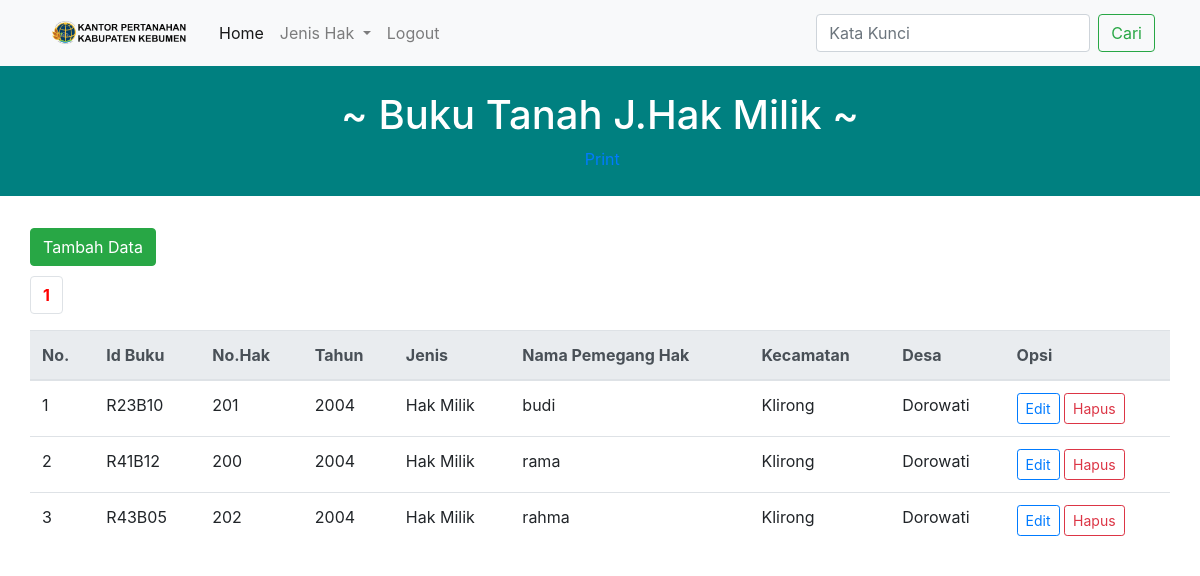
The app's page /detailHM.php with its own data.
### tables this page shows
CREATE TABLE `dhakmilik` (
  `id` varchar(100) NOT NULL,
  `no_hak` int(20) NOT NULL,
  `thn` varchar(20) NOT NULL,
  `jns` varchar(20) NOT NULL,
  `npk` varchar(20) NOT NULL,
  `kec` varchar(20) NOT NULL,
  `kel` varchar(20) NOT NULL
);

### detailHM.php (the view, shortened to what this page needs)
<!DOCTYPE html>
<html lang="en">
<head>
    <link rel="stylesheet" href="https://maxcdn.bootstrapcdn.com/bootstrap/4.0.0-beta/css/bootstrap.min.css"
>
    <link rel="stylesheet" href="style2.css">
</head>
<body>
    <nav class="navbar navbar-expand-lg navbar-light bg-light">
        <div class="container">
        <a class="navbar-brand" href="halaman_admin2.php"><img src="/BT/image/logo.png" width="150" height="40" class="d-inline-block align-top rounded-circle"
            alt=""></a>
<?php
require "koneksi.php";
$jmlDataPerHal = 3;
if (isset($_POST['cari'])){
	$cari=$_POST['cari'];
	$sql="select * from dhakmilik where no_hak like'%$cari%' or
						  kel like '%$cari%' or
						  kec like '%$cari%'";
}else{
	$sql="select * from dhakmilik";
}
$qry = mysqli_query($koneksi,$sql) or die(mysqli_error($koneksi));
$jmlData = mysqli_num_rows($qry);
$jmlHal = ceil($jmlData / $jmlDataPerHal);
if (isset($_GET['hal'])){
	$halAktif=$_GET['hal'];
}else{
	$halAktif=1;
}
$awalData=($jmlDataPerHal * $halAktif)-$jmlDataPerHal;
$kosong=false;
if (isset($_POST['cari'])){
	$cari=$_POST['cari'];
	$sql="select * from dhakmilik where no_hak like'%$cari%' or
						  kel like '%$cari%' or
						  kec like '%$cari%'
						  limit $awalData,$jmlDataPerHal";
}else{
	$sql="select * from dhakmilik limit $awalData,$jmlDataPerHal";
}
$hasil=mysqli_query($koneksi,$sql) or die(mysqli_error($koneksi));
?>
        <div class="collapse navbar-collapse" id="navbarSupportedContent">
            <ul class="navbar-nav mr-auto">
                <li class="nav-item active">
                    <a class="nav-link" href="halaman_admin.php">Home <span class="sr-only">(current)</span></a>
                </li>
                <ul class="navbar-nav">
                <li class="nav-item dropdown">
                <a class="nav-link dropdown-toggle" href="#" id="navbarDarkDropdownMenuLink" role="button" data-bs-toggle="dropdown" aria-expanded="false">
                    Jenis Hak
                </a>
                </li>
            </ul>
                <li class="nav-item">
                    <a class="nav-link" href="logout.php">Logout</a>
                </li>
            </ul>
            <form action="" method="post" class="form-inline my-2 my-lg-0">
                <input class="form-control mr-sm-2" name="cari" type="text" placeholder="Kata Kunci" aria-label="Search" autofocus autocomplete="off">
                <button class="btn btn-outline-success my-2 my-sm-0" type="submit">Cari</button>
            </form>
        </div>
        </div>
    </nav>
<div class="jumbotron jumbotron-fluid bg-petanikode1 text-white">
            <div class="container">
                <div class="row">
                    <div class="col">
					<center>
							<h1 class="an">~ Buku Tanah J.Hak Milik ~</h1>
						</center>
	<div class="text-center"><a href="prnPdf.php"><span class="fas fa-print">&nbsp;Print</span></a></div>
    </div>
    </div>
</div>
</div>
<div class="utama">
    <span class="float-left">
		<a class="btn btn-success" href="tambahDHM.php">Tambah Data</a>
	</span>
	<br><br>
	<ul class="pagination">
		<?php
		for($i=1;$i<=$jmlHal;$i++){
			if ($i==$halAktif){
				echo "<li class='page-item'><a class='page-link' href=?hal=$i style='font-weight:bold;color:red;'>$i</a></li>";
			}else{
				echo "<li class='page-item'><a class='page-link' href=?hal=$i>$i</a></li>";
			}
		}
		?>
	</ul>
	<table class="table table-hover">
	<thead class="thead-light">
	<tr>
		<th>No.</th>
		<th>Id Buku</th>
        <th>No.Hak</th>
		<th>Tahun</th>
		<th>Jenis</th>
		<th>Nama Pemegang Hak</th>
		<th>Kecamatan</th>
		<th>Desa</th>
		<th>Opsi</th>
	</tr>
	</thead>
	<tbody>
	<?php
	if ($kosong){
		?>
		<tr><th colspan="6">
			<div class="alert alert-info alert-dismissible fade show text-center">
			Data tidak ada
			</div>
		</th></tr>
		<?php
	}else{
		if($awalData==0){
			$no=$awalData+1;
		}else{
			$no=$awalData;
		}
		while($row=mysqli_fetch_assoc($hasil)){
			?>
			<tr>
				<td><?php echo $no?></td>
				<td><?php echo $row["id"]?></td>
				<td><?php echo $row["no_hak"]?></td>
				<td><?php echo $row["thn"]?></td>
				<td><?php echo $row["jns"]?></td>
                <td><?php echo $row["npk"]?></td>
                <td><?php echo $row["kec"]?></td>
                <td><?php echo $row["kel"]?></td>
				<td>
				<a class="btn btn-outline-primary btn-sm" href="editDHM.php?kode=<?php echo $row['id']?>">Edit</a>
				<a class="btn btn-outline-danger btn-sm" href="hpsDHM.php?kode=<?php echo $row["id"]?>" id="linkHps" onclick="return confirm('Yakin dihapus nih?')">Hapus</a>
				</td>
			</tr>
			<?php
			$no++;
		}
	}
	?>
	</tbody>
	</table>
</div>
</body>
</html>

### style2.css (style rules this page uses)
.bg-petanikode1 { background: #008080; padding: 25px; }
.utama { margin-left: 30px; margin-right: 30px; }
a { text-decoration:none; }

### records on screen
dhakmilik: id "R23B10", no_hak "201", thn "2004", jns "Hak Milik", npk "budi", kec "Klirong", kel "Dorowati"
dhakmilik: id "R41B12", no_hak "200", thn "2004", jns "Hak Milik", npk "rama", kec "Klirong", kel "Dorowati"
dhakmilik: id "R43B05", no_hak "202", thn "2004", jns "Hak Milik", npk "rahma", kec "Klirong", kel "Dorowati"
